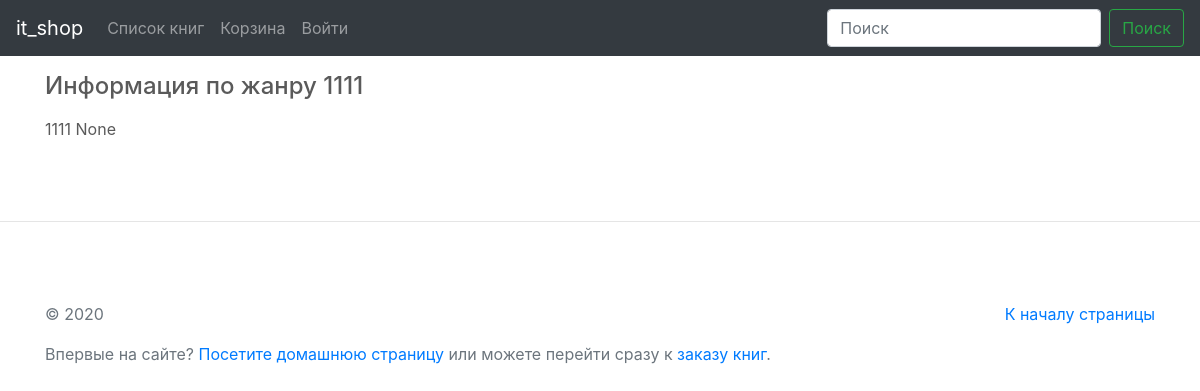
Page /genre/detail/9 on the committed database.
### appinfo/models.py (models this page shows)
class AppInfo(models.Model):
    name = models.CharField(
        verbose_name='Название магазина',
        max_length= 200
    )
    image = models.ImageField(
        verbose_name='Логотип магазина',
        upload_to='logo',
    )
    year = models.CharField(
        verbose_name='Год разработки сайта',
        help_text='ГГГГ',
        max_length= 200
    )
    description = models.TextField(
        verbose_name='О магазине',
    )
    payment = models.TextField(
        verbose_name='Оплата',
    )
    delivery = models.TextField(
        verbose_name='Доставка',
    )
    def __str__(self):
        return f'{self.name}'

### genre/models.py (models this page shows)
class Genre(models.Model):
    name = models.CharField(
        verbose_name='Название жанра',
        max_length= 100,
    )
    description = models.TextField(
        verbose_name='Описание жанра',
        null=True, # БД позволяет хранить поле пустым
        blank=True, # сигнал Djange, что поле мб пустым
        help_text='Поле может быть пустым'
    )
    class Meta:
        ordering = ['name']
    def __str__(self):
        return f'{self.name}'

### genre/views.py (the view, shortened to what this page needs)
# urls.py: path('detail/<int:pk>', DetailGenre.as_view(), name='detail'),
class DetailGenre(DetailView):
    model = Genre
    template_name = 'genre/detail_genre.html'

### proj/templatetags/app_tags.py (called while the page is built)
@register.simple_tag
def print_app_name():
    info = AppInfo.objects.get(pk=1)
    return info

@register.simple_tag
def print_app_year():
    info = AppInfo.objects.get(pk=1)
    return info.year

### genre/templates/genre/detail_genre.html (shortened to what this page needs)
{% extends 'base.html' %}
{% block body %}
    {% include "top_menu_main_book.html" %}
    <div class="container marketing">
        <br>
        <h4 class="mb-3">Информация по жанру {{ object }}</h4>
        <div class="row featurette">
            <div class="col-md-7 order-md-2">
                {{ object.name }}
                {{ object.description }}
            </div>
        </div>
    </div>
{% endblock body %}

### templates/base.html (shortened to what this page needs)
{% load static %}
{% load app_tags %}
<!doctype html>
<html lang="ru">
    <head>
        <link rel="stylesheet" href="https://stackpath.bootstrapcdn.com/bootstrap/4.5.0/css/bootstrap.min.css">
        <link href="{% static 'css/carousel.css' %}" rel="stylesheet">
    </head>
    <body>
        <main role="main">
            {% block body %}
            {% endblock body %}
            <hr class="featurette-divider">
            <footer class="text-muted">
                <div class="container">
                    <p class="float-right">
                        <a href="#">К началу страницы</a>
                    </p>
                    <p>&copy; {% print_app_year %}</p>
                    <p>Впервые на сайте? <a href="{% url 'main' %}">Посетите домашнюю страницу</a> или можете перейти сразу к <a href="{% url 'book:list_all_book' %}">заказу книг</a>.</p>
                </div>
            </footer>
        </main>
    </body>
</html>

### templates/top_menu_main_book.html (shortened to what this page needs)
{% load app_tags %}
<header>
    <nav class="navbar navbar-expand-md navbar-dark fixed-top bg-dark">
        <a class="navbar-brand" href="{% url 'main' %}">{% print_app_name %}</a>
        <div class="collapse navbar-collapse" id="navbarCollapse">
            <ul class="navbar-nav mr-auto">
                <li class="nav-item">
                    <a class="nav-link" href="{% url 'book:list_all_book' %}">Список книг<span class="sr-only">(current)</span></a>
                </li>
                {% if user.is_staff or user.is_superuser %}
                {% else %}
                    <li class="nav-item">
                        <a class="nav-link" href="#">Корзина</a>
                    </li>
                {% endif %}
                {% if user.is_anonymous %}
                    <li class="nav-item">
                        <a class="nav-link" href="{% url 'sign_in' %}">Войти</a>
                    </li>
                {% else %}
                    <li class="nav-item">
                        <a class="nav-link" href="{% url 'log_out' %}">Выйти</a>
                    </li>
                {% endif %}
            </ul>
            <form class="form-inline mt-2 mt-md-0">
                <input class="form-control mr-sm-2" type="text" placeholder="Поиск" aria-label="Search">
                <button class="btn btn-outline-success my-2 my-sm-0" type="submit">Поиск</button>
            </form>
        </div>
    </nav>
</header>

### static/css/carousel.css (style rules this page uses)
body { padding-top: 3rem; padding-bottom: 3rem; color: #5a5a5a; }
.featurette-divider { margin: 5rem 0; }

### rows in the picture
AppInfo: name "it_shop", year "2020"
Genre: name "1111", description "None"
